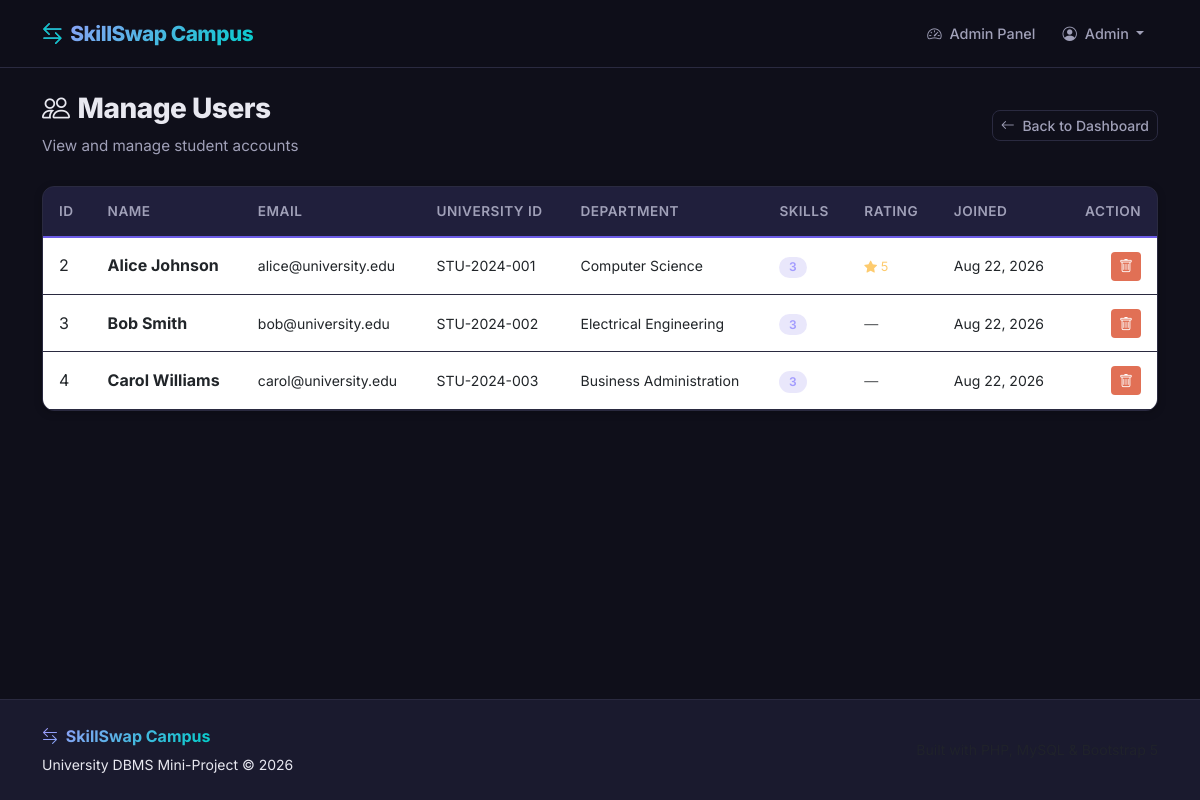
/admin/manage_users.php (signed in), run on the app's committed database.
### tables this page shows
CREATE TABLE students (
    student_id INT PRIMARY KEY,
    full_name VARCHAR(100) NOT NULL,
    university_id VARCHAR(20) UNIQUE,
    department VARCHAR(100),
    bio TEXT,
    profile_picture VARCHAR(255),
    phone VARCHAR(20),
    FOREIGN KEY (student_id) REFERENCES users(user_id) ON DELETE CASCADE
);

CREATE TABLE users (
    user_id INT AUTO_INCREMENT PRIMARY KEY,
    email VARCHAR(100) NOT NULL UNIQUE,
    password VARCHAR(255) NOT NULL,
    role ENUM('student', 'admin') NOT NULL DEFAULT 'student',
    created_at DATETIME NOT NULL DEFAULT CURRENT_TIMESTAMP
);

### includes/auth.php (called while the page is built, shortened)
<?php
function isLoggedIn() {
    return isset($_SESSION['user_id']);
}
function isAdmin() {
    return isset($_SESSION['role']) && $_SESSION['role'] === 'admin';
}
function getCurrentUserName() {
    return $_SESSION['full_name'] ?? 'User';
}
?>

### admin/manage_users.php (the view, shortened to what this page needs)
<?php
$basePath = '../';
require_once '../config/db.php';
require_once '../includes/auth.php';
$users = mysqli_query($conn, "SELECT u.user_id, u.email, u.created_at, s.full_name, s.university_id, s.department,
    (SELECT COUNT(*) FROM student_skills ss WHERE ss.student_id = u.user_id) as skill_count,
    (SELECT AVG(r.rating) FROM reviews r WHERE r.reviewee_id = u.user_id) as avg_rating
    FROM users u
    LEFT JOIN students s ON u.user_id = s.student_id
    WHERE u.role = 'student'
    ORDER BY u.created_at DESC");
include '../includes/header.php';
?>
<div class="page-header d-flex justify-content-between align-items-center">
    <div>
        <h1><i class="bi bi-people me-2"></i>Manage Users</h1>
        <p>View and manage student accounts</p>
    </div>
    <a href="dashboard.php" class="btn btn-outline-light btn-sm">
        <i class="bi bi-arrow-left me-1"></i> Back to Dashboard
    </a>
</div>
<div class="card">
    <div class="card-body p-0">
        <div class="table-responsive">
            <table class="table table-hover mb-0">
                <thead>
                    <tr>
                        <th>ID</th>
                        <th>Name</th>
                        <th>Email</th>
                        <th>University ID</th>
                        <th>Department</th>
                        <th>Skills</th>
                        <th>Rating</th>
                        <th>Joined</th>
                        <th class="text-end">Action</th>
                    </tr>
                </thead>
                <tbody>
                    <?php while ($user = mysqli_fetch_assoc($users)): ?>
                    <tr>
                        <td><?php echo $user['user_id']; ?></td>
                        <td><strong><?php echo htmlspecialchars($user['full_name'] ?? '—'); ?></strong></td>
                        <td><small><?php echo htmlspecialchars($user['email']); ?></small></td>
                        <td><small><?php echo htmlspecialchars($user['university_id'] ?? '—'); ?></small></td>
                        <td><small><?php echo htmlspecialchars($user['department'] ?? '—'); ?></small></td>
                        <td><span class="badge badge-intermediate"><?php echo $user['skill_count']; ?></span></td>
                        <td>
                            <?php if ($user['avg_rating']): ?>
                                <span class="stars" style="font-size: 0.8rem;">
                                    <i class="bi bi-star-fill"></i> <?php echo round($user['avg_rating'], 1); ?>
                                </span>
                            <?php else: ?>
                                <small class="text-muted">—</small>
                            <?php endif; ?>
                        </td>
                        <td><small><?php echo date('M d, Y', strtotime($user['created_at'])); ?></small></td>
                        <td class="text-end">
                            <form method="POST" class="d-inline" onsubmit="return confirmAction('Delete this user? This cannot be undone.')">
                                <button type="submit" class="btn btn-sm btn-danger">
                                    <i class="bi bi-trash"></i>
                                </button>
                            </form>
                        </td>
                    </tr>
                    <?php endwhile; ?>
                </tbody>
            </table>
        </div>
    </div>
</div>
<?php include '../includes/footer.php'; ?>

### includes/header.php (shortened to what this page needs)
<?php
require_once __DIR__ . '/auth.php';
?>
<!DOCTYPE html>
<html lang="en">
<head>
    <link href="https://cdn.jsdelivr.net/npm/bootstrap@5.3.0/dist/css/bootstrap.min.css" rel="stylesheet">
    <link href="https://cdn.jsdelivr.net/npm/bootstrap-icons@1.11.0/font/bootstrap-icons.css" rel="stylesheet">
    <link href="<?php echo $basePath ?? ''; ?>assets/css/style.css" rel="stylesheet">
</head>
<body>
<nav class="navbar navbar-expand-lg navbar-dark sticky-top">
    <div class="container">
        <a class="navbar-brand d-flex align-items-center" href="<?php echo $basePath ?? ''; ?>index.php">
            <i class="bi bi-arrow-left-right me-2"></i>
            <span>SkillSwap Campus</span>
        </a>
        <div class="collapse navbar-collapse" id="navbarNav">
            <ul class="navbar-nav ms-auto align-items-center">
                <?php if (isLoggedIn()): ?>
                    <?php if (isAdmin()): ?>
                        <li class="nav-item">
                            <a class="nav-link" href="<?php echo $basePath ?? ''; ?>admin/dashboard.php">
                                <i class="bi bi-speedometer2 me-1"></i> Admin Panel
                            </a>
                        </li>
                    <?php endif; ?>
                    <li class="nav-item dropdown">
                        <a class="nav-link dropdown-toggle" href="#" role="button" data-bs-toggle="dropdown">
                            <i class="bi bi-person-circle me-1"></i> <?php echo htmlspecialchars(getCurrentUserName()); ?>
                        </a>
                    </li>
                <?php endif; ?>
            </ul>
        </div>
    </div>
</nav>
<main>
    <div class="container py-4">

### includes/footer.php (shortened to what this page needs)
    </div>
</main>
<footer class="site-footer mt-auto">
    <div class="container">
        <div class="row align-items-center">
            <div class="col-md-6 text-center text-md-start">
                <span class="footer-brand">
                    <i class="bi bi-arrow-left-right me-1"></i> SkillSwap Campus
                </span>
                <p class="mb-0 mt-1 small">University DBMS Mini-Project &copy; <?php echo date('Y'); ?></p>
            </div>
            <div class="col-md-6 text-center text-md-end mt-3 mt-md-0">
                <span class="small text-muted">Built with PHP, MySQL &amp; Bootstrap 5</span>
            </div>
        </div>
    </div>
</footer>
</body>
</html>

### assets/css/style.css (style rules this page uses)
:root { --primary: #6c5ce7; --primary-dark: #5a4bd1; --primary-light: #a29bfe; --accent: #00cec9; --accent-dark: #00b5b0; --bg-dark: #0f0f1a; --bg-card: #1a1a2e; --bg-card-hover: #222240; --bg-input: #16213e; --text-primary: #e8e8f0; --text-secondary: #a0a0b8; --text-muted: #6c6c80; --border-color: #2a2a40; --success: #00b894; --warning: #fdcb6e; --danger: #e17055; --shadow-sm: 0 2px 8px rgba(0, 0, 0, 0.2); --shadow-md: 0 4px 16px rgba(0, 0, 0, 0.3); --shadow-lg: 0 8px 32px rgba(0, 0, 0, 0.4); --radius-sm: 8px; --radius-md: 12px; --radius-lg: 16px; --transition: all 0.3s ease; }
* { margin: 0; padding: 0; box-sizing: border-box; }
body { font-family: 'Inter', sans-serif; background-color: var(--bg-dark); color: var(--text-primary); min-height: 100vh; display: flex; flex-direction: column; line-height: 1.6; }
main { flex: 1; }
a { color: var(--primary-light); text-decoration: none; transition: var(--transition); }
h1, h2, h3, h4, h5, h6 { font-weight: 700; color: var(--text-primary); }
.navbar { background: rgba(15, 15, 26, 0.85); backdrop-filter: blur(20px); -webkit-backdrop-filter: blur(20px); border-bottom: 1px solid var(--border-color); padding: 0.75rem 0; z-index: 1000; }
.navbar-brand { font-weight: 800; font-size: 1.3rem; letter-spacing: -0.5px; background: linear-gradient(135deg, var(--primary-light), var(--accent)); -webkit-background-clip: text; -webkit-text-fill-color: transparent; background-clip: text; }
.navbar-brand i { -webkit-text-fill-color: var(--accent); }
.nav-link { color: var(--text-secondary) !important; font-weight: 500; font-size: 0.9rem; padding: 0.5rem 0.85rem !important; border-radius: var(--radius-sm); transition: var(--transition); }
.btn-outline-light { border: 1px solid var(--border-color); color: var(--text-secondary); font-weight: 500; border-radius: var(--radius-sm); transition: var(--transition); }
.btn-danger { background: var(--danger); border: none; font-weight: 600; }
.card { background: var(--bg-card); border: 1px solid var(--border-color); border-radius: var(--radius-md); box-shadow: var(--shadow-sm); transition: var(--transition); overflow: hidden; }
.card-body { padding: 1.5rem; }
.table { color: var(--text-primary); border-color: var(--border-color); }
.table thead th { background: rgba(108, 92, 231, 0.08); border-bottom: 2px solid var(--primary); font-weight: 600; font-size: 0.85rem; text-transform: uppercase; letter-spacing: 0.5px; color: var(--text-secondary); padding: 0.85rem 1rem; }
.table tbody td { padding: 0.85rem 1rem; border-color: var(--border-color); vertical-align: middle; }
.badge { font-weight: 600; font-size: 0.75rem; padding: 0.4em 0.8em; border-radius: 20px; letter-spacing: 0.3px; }
.badge-intermediate { background: rgba(108, 92, 231, 0.15); color: var(--primary-light); }
.stars { color: var(--warning); font-size: 1.1rem; }
.stars .bi-star-fill { color: var(--warning); }
.page-header { margin-bottom: 1.75rem; }
.page-header h1 { font-size: 1.75rem; font-weight: 800; letter-spacing: -0.5px; }
.page-header p { color: var(--text-secondary); font-size: 0.95rem; margin-bottom: 0; }
.site-footer { background: var(--bg-card); border-top: 1px solid var(--border-color); padding: 1.5rem 0; margin-top: 3rem; }
.footer-brand { font-weight: 700; font-size: 1rem; background: linear-gradient(135deg, var(--primary-light), var(--accent)); -webkit-background-clip: text; -webkit-text-fill-color: transparent; background-clip: text; }

### data on the page
students: student_id.user_id "2", full_name "Alice Johnson", student_id.email "alice@university.edu", university "STU-2024-001", department "Computer Science", skill_count "3", avg_rating "5", student_id.created_at "Aug 22, 2026"
students: student_id.user_id "3", full_name "Bob Smith", student_id.email "bob@university.edu", university "STU-2024-002", department "Electrical Engineering", skill_count "3", student_id.created_at "Aug 22, 2026"
students: student_id.user_id "4", full_name "Carol Williams", student_id.email "carol@university.edu", university "STU-2024-003", department "Business Administration", skill_count "3", student_id.created_at "Aug 22, 2026"

### other printed values
getCurrentUserName() "Admin"
